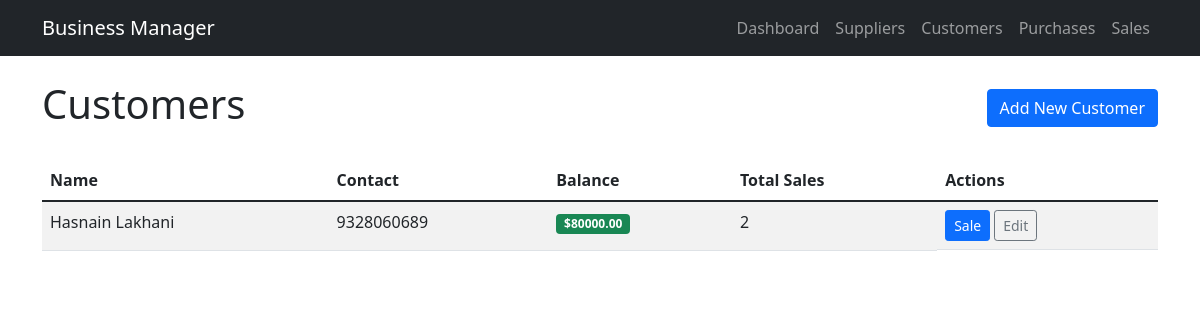
Page /customers on the committed database.
### tables this page shows
CREATE TABLE customers (
                id INTEGER PRIMARY KEY AUTOINCREMENT,
                name TEXT NOT NULL UNIQUE,
                contact TEXT,
                address TEXT,
                balance DECIMAL(15,2) DEFAULT 0.00,
                created_at TIMESTAMP DEFAULT CURRENT_TIMESTAMP,
                updated_at TIMESTAMP DEFAULT CURRENT_TIMESTAMP
            );

### app.py (the view)
@app.route('/customers')
def customers():
    customers = customer_model.get_all()
    return render_template('customers.html', customers=customers)

### models/customer.py (called while the page is built)
    def get_all(self):
        try:
            cursor = self.db.get_db().cursor()
            cursor.execute('''
                SELECT c.*,
                       COUNT(s.id) as total_sales,
                       COALESCE(SUM(s.amount), 0) as total_sale_amount,
                       COALESCE(SUM(s.received_amount), 0) as total_received_amount
                FROM customers c
                LEFT JOIN sales s ON c.id = s.customer_id
                GROUP BY c.id
                ORDER BY c.name
            ''')
            return cursor.fetchall()
        except sqlite3.Error as e:
            logging.error(f"Error fetching customers: {e}")
            return []

### models/database.py (called while the page is built)
    def get_db(self):
        if 'db' not in g:
            g.db = sqlite3.connect(self.db_path)
            g.db.row_factory = sqlite3.Row
            g.db.execute('PRAGMA foreign_keys = ON')
        return g.db

### templates/customers.html (shortened to what this page needs)
{% extends "base.html" %}
{% block content %}
<div class="d-flex justify-content-between align-items-center mb-4">
    <h1>Customers</h1>
    <a href="{{ url_for('new_customer') }}" class="btn btn-primary">Add New Customer</a>
</div>
{% if customers %}
<div class="table-responsive">
    <table class="table table-striped">
        <thead>
            <tr>
                <th>Name</th>
                <th>Contact</th>
                <th>Balance</th>
                <th>Total Sales</th>
                <th>Actions</th>
            </tr>
        </thead>
        <tbody>
            {% for customer in customers %}
            <tr>
                <td>{{ customer.name }}</td>
                <td>{{ customer.contact or 'N/A' }}</td>
                <td>
                    <span class="badge bg-{{ 'danger' if customer.balance < 0 else 'success' if customer.balance > 0 else 'secondary' }}">
                        ${{ "%.2f"|format(customer.balance) }}
                    </span>
                </td>
                <td>{{ customer.total_sales }}</td>
                <td class="d-flex gap-1 flex-wrap">
                    <a href="{{ url_for('new_sale') }}?customer_id={{ customer.id }}" class="btn btn-sm btn-primary">Sale</a>
                    <a href="{{ url_for('edit_customer', customer_id=customer.id) }}" class="btn btn-sm btn-outline-secondary">Edit</a>
                </td>
            </tr>
            {% endfor %}
        </tbody>
    </table>
</div>
{% else %}
<div class="alert alert-info">
    No customers found. <a href="{{ url_for('new_customer') }}">Add your first customer</a>
</div>
{% endif %}
{% endblock %}

### rows in the picture
customers: name "Hasnain Lakhani", contact "9328060689", balance "80000.00", total_sales "2"
